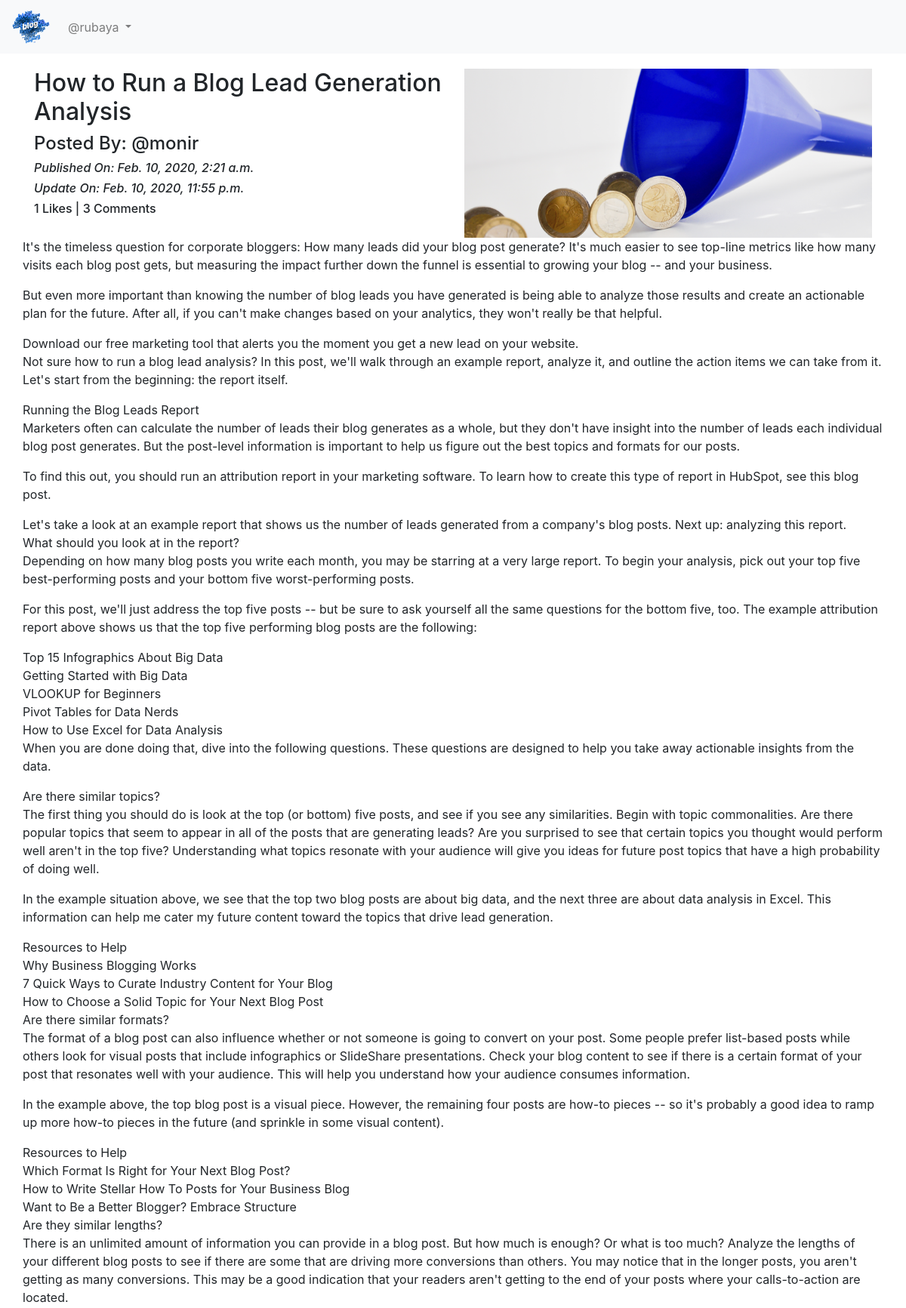
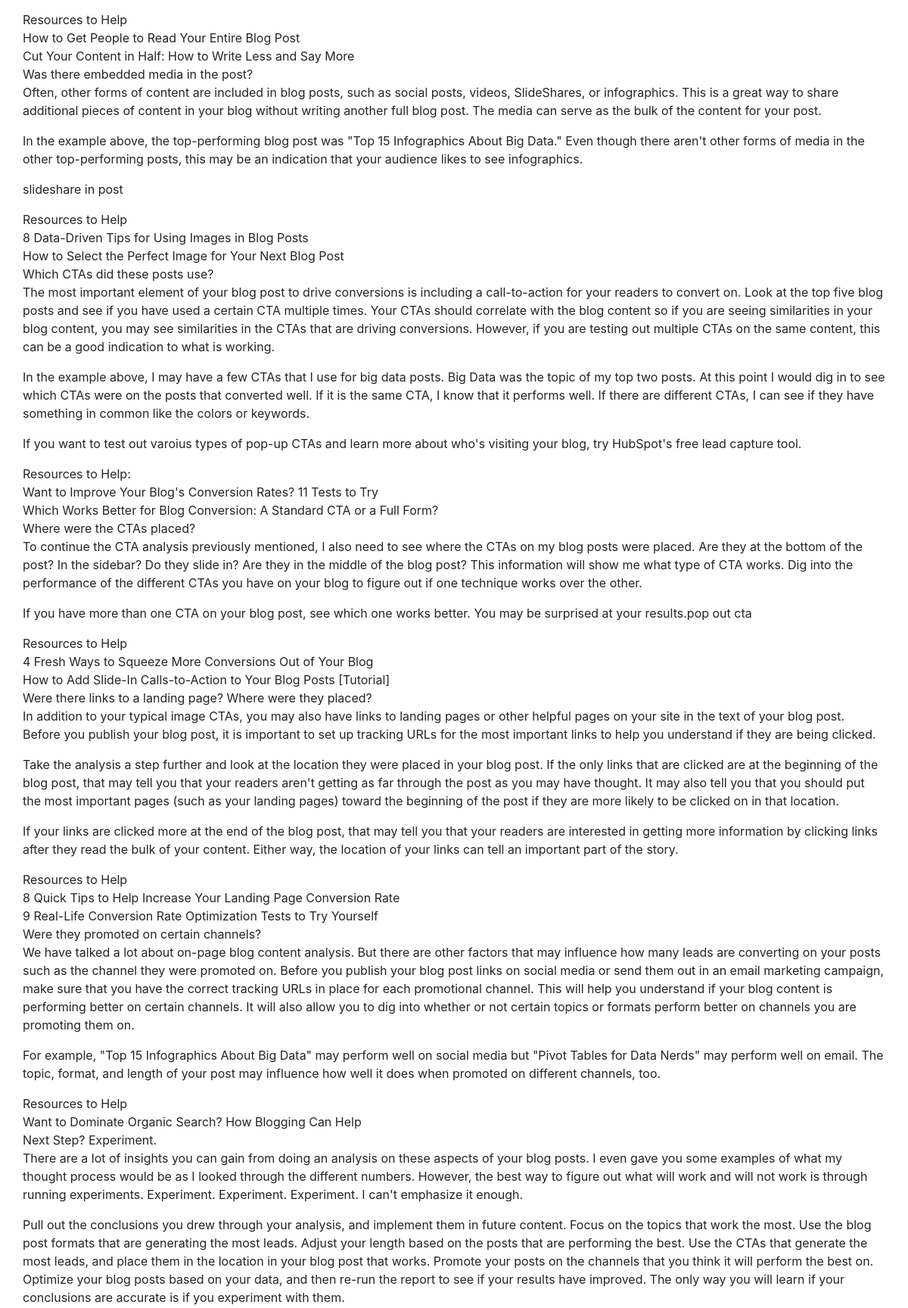
/blog/details/Amazon-Accidentally-Sent-Out-Their-Email-Template-fd08c2f3-ef17-4910-8861-0a076cda0949 (signed in, upper part), run on the app's committed database (2 pictures, top to bottom).
### App_Blog/models.py (models this page shows, shortened)
class Blog(models.Model):
    author = models.ForeignKey(User, on_delete = models.CASCADE, related_name='post_author')
    blog_title = models.CharField(max_length=264, verbose_name="Put a Title")
    slug = models.SlugField(max_length=264, unique=True)
    blog_content = models.TextField(verbose_name="What is on your mind?")
    blog_image = models.ImageField(upload_to='blog_images', verbose_name="Image")
    publish_date = models.DateTimeField(auto_now_add=True)
    update_date = models.DateTimeField(auto_now=True)
    class Meta:
        ordering = ['-publish_date']

### App_Blog/views.py (the view, shortened to what this page needs)
# urls.py: path('details/<slug:slug>', views.blog_details, name='blog_details'),
@login_required
def blog_details(request, slug):
    blog = Blog.objects.get(slug=slug)
    comment_form = CommentForm()
    already_liked = Likes.objects.filter(blog=blog, user=request.user)
    if already_liked:
        liked = True
    else:
        liked = False
    return render(request, 'App_Blog/blog_details.html', context={'blog':blog, 'comment_form':comment_form, 'liked':liked})

### templates/App_Blog/blog_details.html (shortened to what this page needs)
{% extends 'base.html' %}
{% load crispy_forms_tags %}
{% block body_block %}
    <div class="row">
        <div class="col-sm-6">
            <h2>{{ blog.blog_title }}</h2>
            <h4>Posted By: @{{ blog.author }}</h4>
            <i><h6>Published On: {{ blog.publish_date }}</h6></i>
            <i><h6>Update On: {{ blog.update_date }}</h6></i>
            <h6>{{ blog.liked_blog.count }} Likes | {{ blog.blog_comment.count }} Comments</h6>
        </div>
        <div class="col-sm-6">
            <img src="/media/{{ blog.blog_image }}" alt="" width="100%">
        </div>
        <p>{{ blog.blog_content|linebreaks }}</p>
    </div>
    <br>
    <br>
{% endblock %}

### templates/base.html (shortened to what this page needs)
<!DOCTYPE html>
<html lang="en">
<head>
    <link rel="stylesheet" href="https://stackpath.bootstrapcdn.com/bootstrap/4.4.1/css/bootstrap.min.css"
>
    <link href="https://stackpath.bootstrapcdn.com/font-awesome/4.7.0/css/font-awesome.min.css" rel="stylesheet"
>
</head>
<body>
    <nav class="navbar navbar-expand-lg navbar-light bg-light">
        <a class="navbar-brand" href="{% url 'index' %}"><img src="/media/logo.png" width="50px" alt=""></a>
        <div class="collapse navbar-collapse" id="navbarNavDropdown">
            <ul class="navbar-nav">
                {% if user.is_authenticated %}
                <li class="nav-item dropdown">
                    <a class="nav-link dropdown-toggle" href="#" id="navbarDropdownMenuLink" data-toggle="dropdown"
                        aria-haspopup="true" aria-expanded="false">
                        @{{ user.username }}
                    </a>
                </li>
                {% endif %}
            </ul>
        </div>
    </nav>
    <div class="container" style="padding-top: 20px;">
        {% block body_block %}
        {% endblock %}
    </div>
</body>
</html>

### data on the page
Blog: blog_title "How to Run a Blog Lead Generation Analysis", author "monir", publish_date "Feb. 10, 2020, 2:21 a.m.", update_date "Feb. 10, 2020, 11:55 p.m.", liked_blog.count "1", blog_comment.count "3", blog_image (picture), blog_content "It's the timeless question for corporate bloggers: How many leads did your blog post generate? It's much easier to see top-line metrics like how many visits each blog post gets, but measuring the impact further down the funnel is essential to growing your blog -- and your business. But even more important than knowing the number of blog leads you have generated is being able to analyze those results and create an actionable plan for the future. After all, if you can't make changes based on your analytics, they won't really be that helpful. Download our free marketing tool that alerts you the moment you get a new lead on your website. Not sure how to run a blog lead analysis? In this post,…"

### other printed values
{{ user.username }} "rubaya"
